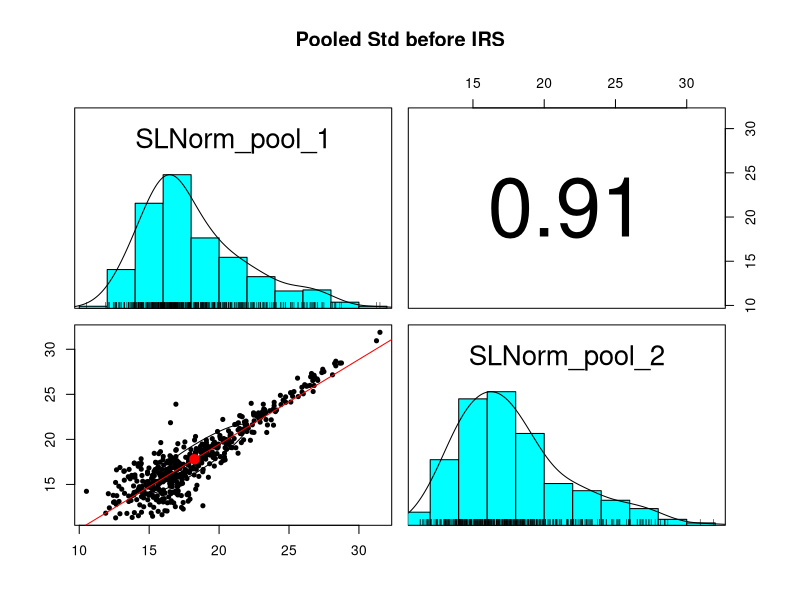
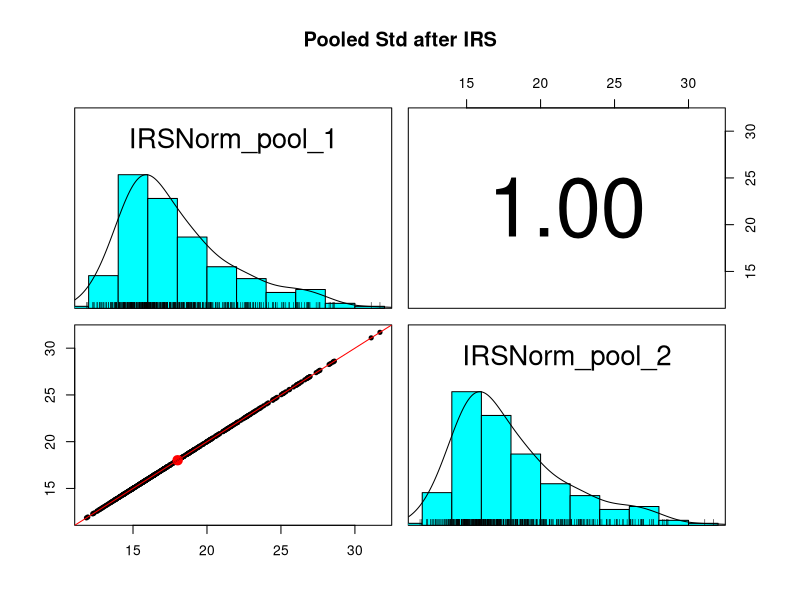
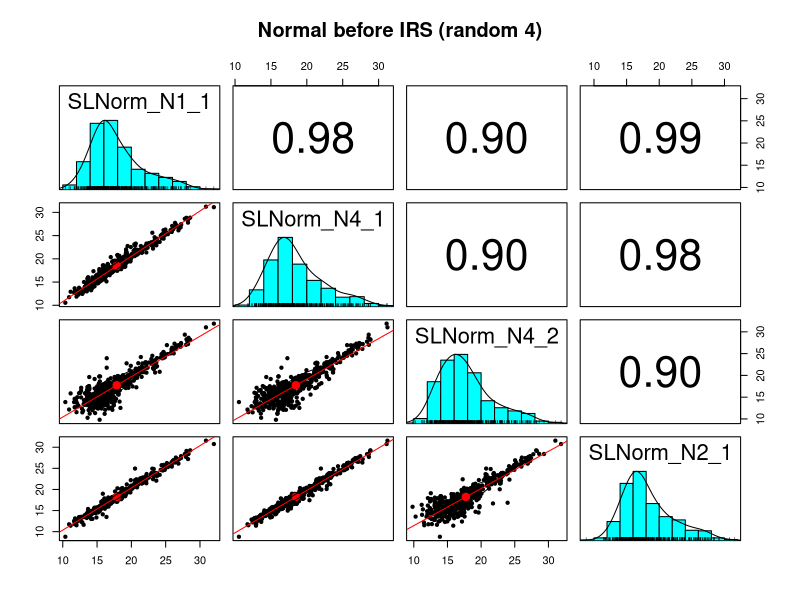
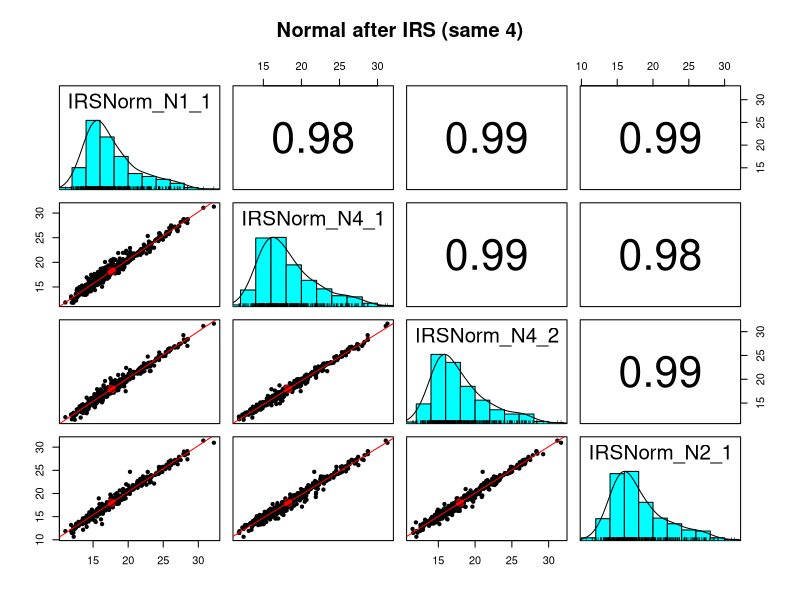
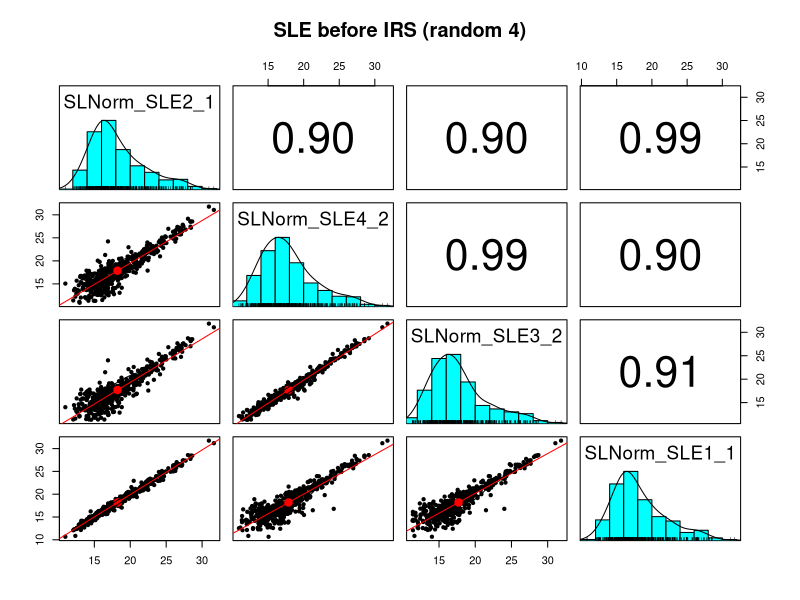
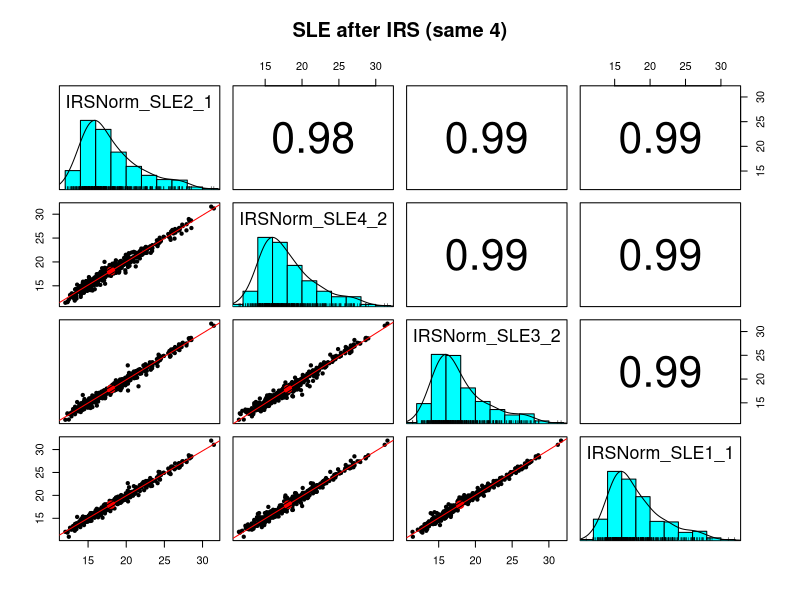
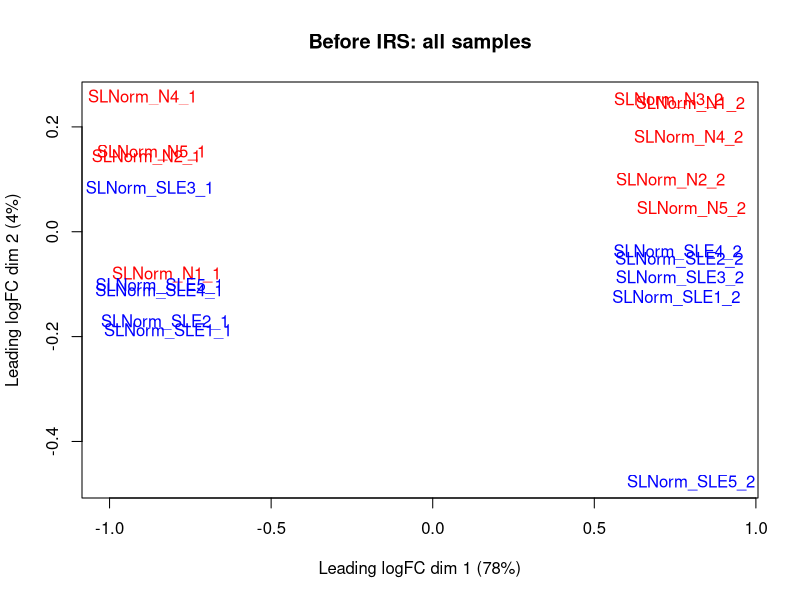
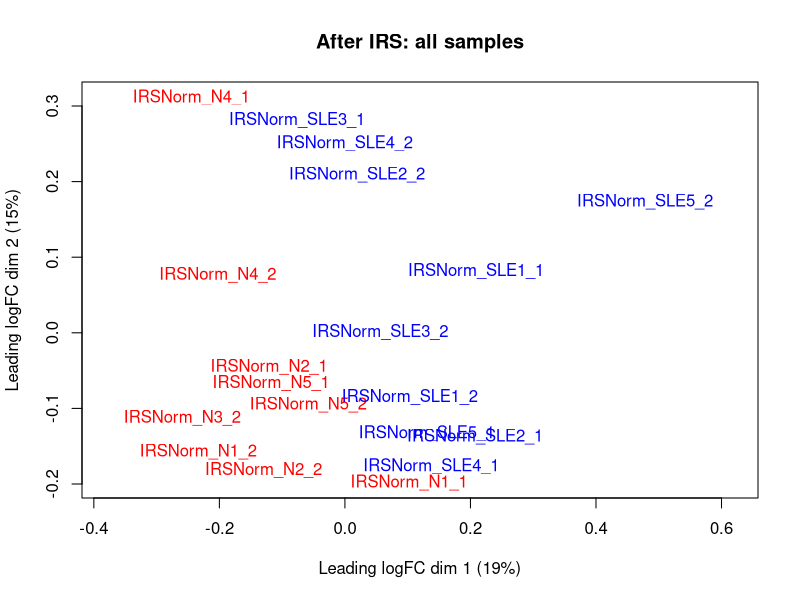

Write R code to recreate these figures, in order. (Note: this script raises an error after producing the figures.)

# library imports
library(tidyverse)
library(scales)
library(limma)
library(edgeR)
library(psych)

# get the default plot width and height
width <- options()$repr.plot.width
height <- options()$repr.plot.height

# load the IRS-normalized data and check the table
data_import <- read_tsv("ave_labeled_grouped_protein_summary_TMT_9_IRS_normalized.txt", guess_max = 596)

# the "Filter" column flags contams and decoys
# the "Missing" column flags proteins without reporter ion intensities (full sets missing)
# the prepped table from pandas is sorted so these are the upper rows
data_all <- filter(data_import, is.na(Filter), is.na(Missing))

# save gene names for edgeR so we can double check that results line up
accessions <- data_all$Accession

# see how many rows in the table
nrow(data_all)

# we want to get the SL normed columns, and subsetted by condition
sl_all <- data_all %>%
  select(starts_with("SLNorm"))
sl_N <- sl_all %>% select(contains("_N"))
sl_SLE <- sl_all %>% select(contains("_SLE"))

# and the IRS normed columns by condition
irs_all <- data_all %>%
  select(starts_with("IRSNorm"))
irs_N <- irs_all %>% select(contains("_N"))
irs_SLE <- irs_all %>% select(contains("_SLE"))

# and collect the pooled channels before and after IRS
sl_pool <- sl_all %>% select(contains("pool"))
irs_pool <- irs_all %>% select(contains("pool"))

head(sl_N)

# multi-panel scatter plot grids from the psych package
pairs.panels(log2(sl_pool), lm = TRUE, main = "Pooled Std before IRS")
pairs.panels(log2(irs_pool), lm = TRUE, main = "Pooled Std after IRS")

# multi-panel scatter plot grids
N_sample <- sample(1:9, 4)
pairs.panels(log2(sl_N[N_sample]), lm = TRUE, main = "Normal before IRS (random 4)")
pairs.panels(log2(irs_N[N_sample]), lm = TRUE, main = "Normal after IRS (same 4)")

# multi-panel scatter plot grids
SLE_sample  <- sample(1:10, 4)
pairs.panels(log2(sl_SLE[SLE_sample]), lm = TRUE, main = "SLE before IRS (random 4)")
pairs.panels(log2(irs_SLE[SLE_sample]), lm = TRUE, main = "SLE after IRS (same 4)")

# get the biological sample data into a DGEList object
group = c(rep('N', 9), rep('SLE', 10))
y_sl <- DGEList(counts = cbind(sl_N, sl_SLE), group = group, genes = accessions)
y_irs <- DGEList(counts = cbind(irs_N, irs_SLE), group = group, genes = accessions)

# run TMM normalization (also includes a library size factor)
y_sl <- calcNormFactors(y_sl)
y_irs <- calcNormFactors(y_irs)

# set some colors by condition
colors = c(rep('red', 9), rep('blue', 10))

# check the clustering
plotMDS(y_sl, col = colors, main = "Before IRS: all samples")
plotMDS(y_irs, col = colors, main = "After IRS: all samples")

# we do not want the technical replicates in the mix for dispersion estimates
irs <- cbind(irs_N, irs_SLE)

# load a new DGEList object (need to update the groups)
y <- DGEList(counts = irs, group = group, genes = accessions) # group was set above
y <- calcNormFactors(y)

# see what the normalization factors look like
y$samples

# ================== TMM normalization from DGEList object =====================

apply_tmm_factors <- function(y, color = NULL, plot = TRUE) {
    # computes the tmm normalized data from the DGEList object
        # y - DGEList object
        # returns a dataframe with normalized intensities
    
    # compute grand total (library size) scalings
    lib_facs <- mean(y$samples$lib.size) / y$samples$lib.size

    # the TMM factors are library adjustment factors (so divide by them)
    norm_facs <- lib_facs / y$samples$norm.factors
    cat("Overall Factors (lib.size+TMM):\n", sprintf("%-5s -> %f\n", 
                                                     colnames(y$counts), norm_facs))

    # compute the normalized data as a new data frame
    tmt_tmm <- as.data.frame(sweep(y$counts, 2, norm_facs, FUN = "*"))
    colnames(tmt_tmm) <- str_c(colnames(y$counts), "_tmm")
    
    # visualize results and return data frame
    if(plot == TRUE) {
        boxplot(log10(tmt_tmm), col = color, notch = TRUE, main = "TMM Normalized data")
    }
    tmt_tmm
}

# compute the normalized data as a new data frame
irs_tmm <- apply_tmm_factors(y, colors)

long_results <- gather(irs_tmm, key = "sample", value = "intensity") %>%
  mutate(log_int = log10(intensity)) %>%
  extract(sample, into = 'group', ".*?_(.*?)\\d", remove = FALSE)
head(long_results)

ggplot(long_results, aes(x = sample, y = log_int, fill = group)) +
  geom_boxplot(notch = TRUE) +
  coord_flip() + 
  ggtitle("edgeR normalized data")

ggplot(long_results, aes(x = log_int, color = sample)) +
  geom_density() +
  guides(color = FALSE) +
  ggtitle("edgeR normalized data (with legend is too busy)")

# we can compare CVs before and after IRS
sl <- cbind(sl_N, sl_SLE)

# save column indexes for different conditions (indexes to data_raw frame)
# these make things easier (and reduce the chance for errors)
N <- 1:9
SLE <- 10:19

# create a CV computing function
CV <- function(df) {
    ave <- rowMeans(df)
    sd <- apply(df, 1, sd)
    cv <- 100 * sd / ave
}

# put CVs in data frames to simplify plots and summaries
cv_frame <- data.frame(N_sl = CV(sl[N]), N_final = CV(irs_tmm[N]), 
                       SLE_sl = CV(sl[SLE]), SLE_final = CV(irs_tmm[SLE]))


# see what the median CV values are
medians <- apply(cv_frame, 2, FUN = median)
print("Median CVs by condition, before/after IRS (%)")
round(medians, 1)

# see what the CV distibutions look like
# need long form for ggplot
long_cv <- gather(cv_frame, key = "condition", value = "cv") %>%
  extract(condition, into = 'group', "(.*?)_+", remove = FALSE)

# traditional boxplots
cv_plot <- ggplot(long_cv, aes(x = condition, y = cv, fill = group)) +
  geom_boxplot(notch = TRUE) +
  ggtitle("CV distributions")

# vertical orientation
cv_plot

# horizontal orientation
#cv_plot + coord_flip()

# density plots
ggplot(long_cv, aes(x = cv, color = condition)) +
  geom_density() +
  coord_cartesian(xlim = c(0, 150)) +
  ggtitle("CV distributions")

# compute dispersions and plot BCV
y <- estimateDisp(y)
plotBCV(y, main = "BCV plot of IRS normed, TMM normed, all 19")

# the exact test object has columns like fold-change, CPM, and p-values
et <- exactTest(y, pair = c("N", "SLE"))

# this counts up, down, and unchanged genes (proteins) at 10% FDR
summary(decideTestsDGE(et, p.value = 0.10))

# the topTags function adds the BH FDR values to an exactTest data frame 
# make sure we do not change the row order (the sort.by parameter)!
topTags(et, n = 31)
tt <- topTags(et, n = Inf, sort.by = "none")
tt <- tt$table    # tt is a list. We just need the "table" data frame

# make an MD plot (like MA plot)
plotMD(et, p.value = 0.10)
abline(h = c(-1, 1), col = "black")

# check the p-value distribution
ggplot(tt, aes(PValue)) + 
  geom_histogram(bins = 100, fill = "white", color = "black") + 
  geom_hline(yintercept = mean(hist(et$table$PValue, breaks = 100, 
                                    plot = FALSE)$counts[26:100])) +
  ggtitle("N vs SLE PValue distribution")

# get the averages within each condition 
# results already has the normalized data in its left columns
tt$ave_N <- rowMeans(irs_tmm[N])
tt$ave_SLE <- rowMeans(irs_tmm[SLE])

# add the cadidate status column
tt <- tt %>%
  mutate(candidate = cut(FDR, breaks = c(-Inf, 0.01, 0.05, 0.10, 1.0),
  labels = c("high", "med", "low", "no")))

tt %>% count(candidate)  # count candidates

ggplot(tt, aes(x = logFC, fill = candidate)) +
  geom_histogram(binwidth=0.1, color = "black") +
  facet_wrap(~candidate) +
  coord_cartesian(xlim = c(-2, 2)) +
  ggtitle("N vs SLE logFC distributions by candidate")

# ================= reformat edgeR test results ================================

collect_results <- function(df, tt, x, xlab, y, ylab) {
    # Computes new columns and extracts some columns to make results frame
        # df - data in data.frame
        # tt - top tags table from edgeR test
        # x - columns for first condition
        # xlab - label for x
        # y - columns for second condition
        # ylab - label for y
        # returns a new dataframe
    
    # condition average vectors
    ave_x <- rowMeans(df[x])
    ave_y <- rowMeans(df[y])
    
    # FC, direction, candidates
    fc <- ifelse(ave_y > ave_x, (ave_y / ave_x), (-1 * ave_x / ave_y))
    direction <- ifelse(ave_y > ave_x, "up", "down")
    candidate <- cut(tt$FDR, breaks = c(-Inf, 0.01, 0.05, 0.10, 1.0), 
                     labels = c("high", "med", "low", "no"))
    
    # make data frame
    temp <- cbind(df[c(x, y)], data.frame(logFC = tt$logFC, FC = fc, 
                                          PValue = tt$PValue, FDR = tt$FDR, 
                                          ave_x = ave_x, ave_y = ave_y, 
                                          direction = direction, candidate = candidate, 
                                          Acc = tt$genes)) 
    
    # fix column headers for averages
    names(temp)[names(temp) %in% c("ave_x", "ave_y")]  <- str_c("ave_", c(xlab, ylab))    
    
    temp # return the data frame
}

# get the results
results <- collect_results(irs_tmm, tt, N, "N", SLE, "SLE")

transform <- function(results, x, y) {
    # Make data frame with some transformed columns
        # results - results data frame
        # x - columns for x condition
        # y - columns for y condition
        # return new data frame
    df <- data.frame(log10((results[x] + results[y])/2), 
                     log2(results[y] / results[x]), 
                     results$candidate,
                     -log10(results$FDR))
    colnames(df) <- c("A", "M", "candidate", "P")
    
    df # return the data frame
}

MA_plots <- function(results, x, y, title) {
    # makes MA-plot DE candidate ggplots
        # results - data frame with edgeR results and some condition average columns
        # x - string for x-axis column
        # y - string for y-axis column
        # title - title string to use in plots
        # returns a list of plots 
    
    # uses transformed data
    temp <- transform(results, x, y)
    
    # 2-fold change lines
    ma_lines <- list(geom_hline(yintercept = 0.0, color = "black"),
                     geom_hline(yintercept = 1.0, color = "black", linetype = "dotted"),
                     geom_hline(yintercept = -1.0, color = "black", linetype = "dotted"))

    # make main MA plot
    ma <- ggplot(temp, aes(x = A, y = M)) +
        geom_point(aes(color = candidate, shape = candidate)) +
        scale_y_continuous(paste0("logFC (", y, "/", x, ")")) +
        scale_x_continuous("Ave_intensity") +
        ggtitle(title) + 
        ma_lines
    
    # make separate MA plots
    ma_facet <- ggplot(temp, aes(x = A, y = M)) +
        geom_point(aes(color = candidate, shape = candidate)) +
        scale_y_continuous(paste0("log2 FC (", y, "/", x, ")")) +
        scale_x_continuous("log10 Ave_intensity") +
        ma_lines +
        facet_wrap(~ candidate) +
        ggtitle(str_c(title, " (separated)"))

    # make the plots visible
    print(ma)
    print(ma_facet)
}    

scatter_plots <- function(results, x, y, title) {
    # makes scatter-plot DE candidate ggplots
        # results - data frame with edgeR results and some condition average columns
        # x - string for x-axis column
        # y - string for y-axis column
        # title - title string to use in plots
        # returns a list of plots
    
    # 2-fold change lines
    scatter_lines <- list(geom_abline(intercept = 0.0, slope = 1.0, color = "black"),
                          geom_abline(intercept = 0.301, slope = 1.0, color = "black", linetype = "dotted"),
                          geom_abline(intercept = -0.301, slope = 1.0, color = "black", linetype = "dotted"),
                          scale_y_log10(),
                          scale_x_log10())

    # make main scatter plot
    scatter <- ggplot(results, aes_string(x, y)) +
        geom_point(aes(color = candidate, shape = candidate)) +
        ggtitle(title) + 
        scatter_lines

    # make separate scatter plots
    scatter_facet <- ggplot(results, aes_string(x, y)) +
        geom_point(aes(color = candidate, shape = candidate)) +
        scatter_lines +
        facet_wrap(~ candidate) +
        ggtitle(str_c(title, " (separated)")) 

    # make the plots visible
    print(scatter)
    print(scatter_facet)
}

volcano_plot <- function(results, x, y, title) {
    # makes a volcano plot
        # results - a data frame with edgeR results
        # x - string for the x-axis column
        # y - string for y-axis column
        # title - plot title string
    
    # uses transformed data
    temp <- transform(results, x, y)
    
    # build the plot
    ggplot(temp, aes(x = M, y = P)) +
        geom_point(aes(color = candidate, shape = candidate)) +
        xlab("log2 FC") +
        ylab("-log10 FDR") +
        ggtitle(str_c(title, " Volcano Plot"))
}

# make the DE plots
MA_plots(results, "ave_N", "ave_SLE", "Normal vs SLE")
scatter_plots(results, "ave_N", "ave_SLE", "Normal vs SLE")
volcano_plot(results, "ave_N", "ave_SLE", "Normal vs SLE")

# ============== individual protein expression plots ===========================

# function to extract the identifier part of the accesssion
get_identifier <- function(accession) {
    identifier <- str_split(accession, "\\|", simplify = TRUE)
    identifier[,3]
}

set_plot_dimensions <- function(width_choice, height_choice) {
    options(repr.plot.width=width_choice, repr.plot.height=height_choice)
}

plot_top_tags <- function(results, nleft, nright, top_tags) {
    # results should have data first, then test results (two condition summary table)
    # nleft, nright are number of data points in each condition
    # top_tags is number of up and number of down top DE candidates to plot
    # get top ipregulated
    up <- results %>% 
        filter(logFC >= 0) %>%
        arrange(FDR)
    up <- up[1:top_tags, ]
    
    # get top down regulated
    down <- results %>% 
        filter(logFC < 0) %>%
        arrange(FDR)
    down <- down[1:top_tags, ]
    
    # pack them into one data frame
    proteins <- rbind(up, down)
        
    color = c(rep("red", nleft), rep("blue", nright))
    for (row_num in 1:nrow(proteins)) {
        row <- proteins[row_num, ]
        vec <- as.vector(unlist(row[1:(nleft + nright)]))
        names(vec) <- colnames(row[1:(nleft + nright)])
        title <- str_c(get_identifier(row$Acc), ", int: ", scientific(mean(vec), 2), 
                       ", p-val: ", scientific(row$FDR, digits = 3), 
                       ", FC: ", round(row$FC, digits = 1))
        barplot(vec, col = color, main = title)
    }    
}

# set plot size, make plots, reset plot size
set_plot_dimensions(7, 4)                      
plot_top_tags(results, length(N), length(SLE), 10)
set_plot_dimensions(width, height)

write.table(results, "IRS_R_ave_results.txt", sep = "\t",
           row.names = FALSE, na =  " ")

sessionInfo()
